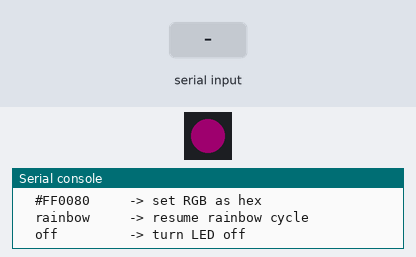
Recording of a program running on a simulated Raspberry Pi Pico running CircuitPython. Shown: 1 RGB LEDs in strip order, left to right, the last lines printed to the serial console. Inputs (shaded band) come from the test bench. Dim RGB values are drawn brighter than linear.

Above: at 1.2 s.
1.3 s: "black" typed at the serial console, then Enter
At 2.2 s:
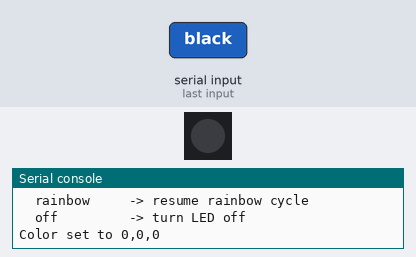
2.8 s: "auto" typed at the serial console, then Enter
At 2.97 s:
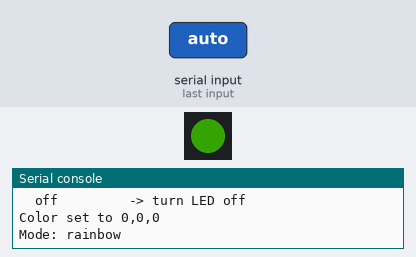
5.8 s: "off" typed at the serial console, then Enter
At 7.0 s:
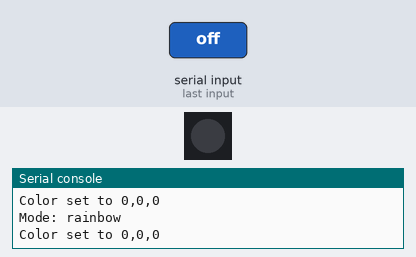
Timing chart, 0 to 8.8 s (numbered marks = the images above; inputs shaded):
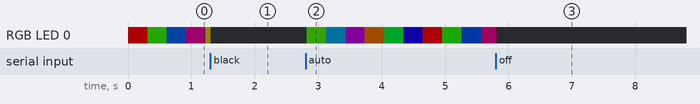

Measured:
- after the input at 2.8 s, RGB LED 0: off → RGB(12, 38, 0) at once, → RGB(0, 21, 29) 0.31 s later, → RGB(23, 0, 27) 0.31 s later, → RGB(34, 16, 0) 0.31 s later, … (10 changes in this stretch)

The program:

code.py
```python
import sys
import time

import board
import neopixel
import supervisor


NUM_PIXELS = 1
NEOPIXEL_PIN = board.GP16
BRIGHTNESS = 0.2
STEP_DELAY = 0.02
STEP_SIZE = 5


pixels = neopixel.NeoPixel(
    NEOPIXEL_PIN,
    NUM_PIXELS,
    brightness=BRIGHTNESS,
    auto_write=True,
)


def wheel(pos: int) -> tuple[int, int, int]:
    pos %= 256
    if pos < 85:
        return 255 - pos * 3, pos * 3, 0
    if pos < 170:
        pos -= 85
        return 0, 255 - pos * 3, pos * 3
    pos -= 170
    return pos * 3, 0, 255 - pos * 3


def clamp_byte(value: int) -> int:
    return max(0, min(255, value))


def parse_color(command: str):
    command = command.strip()
    if not command:
        return None

    lowered = command.lower()
    if lowered in ("help", "?"):
        return "help"
    if lowered in ("rainbow", "auto"):
        return "rainbow"
    if lowered in ("off", "black"):
        return (0, 0, 0)

    if command.startswith("#") and len(command) == 7:
        try:
            return (
                int(command[1:3], 16),
                int(command[3:5], 16),
                int(command[5:7], 16),
            )
        except ValueError:
            return None

    parts = [part.strip() for part in command.split(",")]
    if len(parts) == 3:
        try:
            return tuple(clamp_byte(int(part)) for part in parts)
        except ValueError:
            return None

    return None


def show_help():
    print("Send one of these commands, then press Enter:")
    print("  255,0,128   -> set RGB directly")
    print("  #FF0080     -> set RGB as hex")
    print("  rainbow     -> resume rainbow cycle")
    print("  off         -> turn LED off")


print("RP2040-Zero RGB serial control ready.")
show_help()

line_buffer = ""
mode = "rainbow"
current_color = (0, 0, 0)
rainbow_pos = 0


while True:
    while supervisor.runtime.serial_bytes_available:
        char = sys.stdin.read(1)
        if char in ("\r", "\n"):
            command = line_buffer.strip()
            line_buffer = ""
            if not command:
                continue

            result = parse_color(command)
            if result == "help":
                show_help()
            elif result == "rainbow":
                mode = "rainbow"
                print("Mode: rainbow")
            elif isinstance(result, tuple):
                mode = "solid"
                current_color = result
                pixels[0] = current_color
                print("Color set to {},{},{}".format(*current_color))
            else:
                print("Could not parse command:", command)
                show_help()
        else:
            line_buffer += char

    if mode == "rainbow":
        pixels[0] = wheel(rainbow_pos)
        rainbow_pos = (rainbow_pos + STEP_SIZE) % 256

    time.sleep(STEP_DELAY)
```
